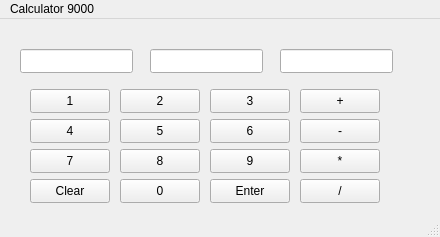
<?xml version="1.0" encoding="UTF-8"?>
<ui version="4.0">
 <class>MainWindow</class>
 <widget class="QMainWindow" name="MainWindow">
  <property name="geometry">
   <rect>
    <x>0</x>
    <y>0</y>
    <width>440</width>
    <height>237</height>
   </rect>
  </property>
  <property name="windowTitle">
   <string>MainWindow</string>
  </property>
  <widget class="QWidget" name="centralwidget">
   <widget class="QLineEdit" name="display1">
    <property name="geometry">
     <rect>
      <x>20</x>
      <y>30</y>
      <width>113</width>
      <height>24</height>
     </rect>
    </property>
   </widget>
   <widget class="QLineEdit" name="display2">
    <property name="geometry">
     <rect>
      <x>150</x>
      <y>30</y>
      <width>113</width>
      <height>24</height>
     </rect>
    </property>
   </widget>
   <widget class="QLineEdit" name="display3">
    <property name="geometry">
     <rect>
      <x>280</x>
      <y>30</y>
      <width>113</width>
      <height>24</height>
     </rect>
    </property>
   </widget>
   <widget class="QPushButton" name="b1">
    <property name="geometry">
     <rect>
      <x>30</x>
      <y>70</y>
      <width>80</width>
      <height>24</height>
     </rect>
    </property>
    <property name="text">
     <string>1</string>
    </property>
   </widget>
   <widget class="QPushButton" name="b2">
    <property name="geometry">
     <rect>
      <x>120</x>
      <y>70</y>
      <width>80</width>
      <height>24</height>
     </rect>
    </property>
    <property name="text">
     <string>2</string>
    </property>
   </widget>
   <widget class="QPushButton" name="b3">
    <property name="geometry">
     <rect>
      <x>210</x>
      <y>70</y>
      <width>80</width>
      <height>24</height>
     </rect>
    </property>
    <property name="text">
     <string>3</string>
    </property>
   </widget>
   <widget class="QPushButton" name="b4">
    <property name="geometry">
     <rect>
      <x>30</x>
      <y>100</y>
      <width>80</width>
      <height>24</height>
     </rect>
    </property>
    <property name="text">
     <string>4</string>
    </property>
   </widget>
   <widget class="QPushButton" name="b5">
    <property name="geometry">
     <rect>
      <x>120</x>
      <y>100</y>
      <width>80</width>
      <height>24</height>
     </rect>
    </property>
    <property name="text">
     <string>5</string>
    </property>
   </widget>
   <widget class="QPushButton" name="b6">
    <property name="geometry">
     <rect>
      <x>210</x>
      <y>100</y>
      <width>80</width>
      <height>24</height>
     </rect>
    </property>
    <property name="text">
     <string>6</string>
    </property>
   </widget>
   <widget class="QPushButton" name="b8">
    <property name="geometry">
     <rect>
      <x>120</x>
      <y>130</y>
      <width>80</width>
      <height>24</height>
     </rect>
    </property>
    <property name="text">
     <string>8</string>
    </property>
   </widget>
   <widget class="QPushButton" name="b7">
    <property name="geometry">
     <rect>
      <x>30</x>
      <y>130</y>
      <width>80</width>
      <height>24</height>
     </rect>
    </property>
    <property name="text">
     <string>7</string>
    </property>
   </widget>
   <widget class="QPushButton" name="b9">
    <property name="geometry">
     <rect>
      <x>210</x>
      <y>130</y>
      <width>80</width>
      <height>24</height>
     </rect>
    </property>
    <property name="text">
     <string>9</string>
    </property>
   </widget>
   <widget class="QPushButton" name="bClear">
    <property name="geometry">
     <rect>
      <x>30</x>
      <y>160</y>
      <width>80</width>
      <height>24</height>
     </rect>
    </property>
    <property name="text">
     <string>Clear</string>
    </property>
   </widget>
   <widget class="QPushButton" name="b0">
    <property name="geometry">
     <rect>
      <x>120</x>
      <y>160</y>
      <width>80</width>
      <height>24</height>
     </rect>
    </property>
    <property name="text">
     <string>0</string>
    </property>
   </widget>
   <widget class="QPushButton" name="bEnter">
    <property name="geometry">
     <rect>
      <x>210</x>
      <y>160</y>
      <width>80</width>
      <height>24</height>
     </rect>
    </property>
    <property name="text">
     <string>Enter</string>
    </property>
   </widget>
   <widget class="QPushButton" name="bPlus">
    <property name="geometry">
     <rect>
      <x>300</x>
      <y>70</y>
      <width>80</width>
      <height>24</height>
     </rect>
    </property>
    <property name="text">
     <string>+</string>
    </property>
   </widget>
   <widget class="QPushButton" name="bMinus">
    <property name="geometry">
     <rect>
      <x>300</x>
      <y>100</y>
      <width>80</width>
      <height>24</height>
     </rect>
    </property>
    <property name="text">
     <string>-</string>
    </property>
   </widget>
   <widget class="QPushButton" name="bTimes">
    <property name="geometry">
     <rect>
      <x>300</x>
      <y>130</y>
      <width>80</width>
      <height>24</height>
     </rect>
    </property>
    <property name="text">
     <string>*</string>
    </property>
   </widget>
   <widget class="QPushButton" name="bDivided">
    <property name="geometry">
     <rect>
      <x>300</x>
      <y>160</y>
      <width>80</width>
      <height>24</height>
     </rect>
    </property>
    <property name="text">
     <string>/</string>
    </property>
   </widget>
  </widget>
  <widget class="QMenuBar" name="menubar">
   <property name="geometry">
    <rect>
     <x>0</x>
     <y>0</y>
     <width>440</width>
     <height>21</height>
    </rect>
   </property>
   <widget class="QMenu" name="menuCalculator">
    <property name="title">
     <string>Calculator 9000</string>
    </property>
   </widget>
   <addaction name="menuCalculator"/>
  </widget>
  <widget class="QStatusBar" name="statusbar"/>
 </widget>
 <resources/>
 <connections/>
</ui>
